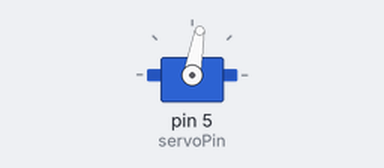
Recording of a sketch running on a simulated Arduino Uno, built with avr-gcc and run on an emulated ATmega328P. Parts: servo.

Above: at 0.05 s.
At 3.0 s:
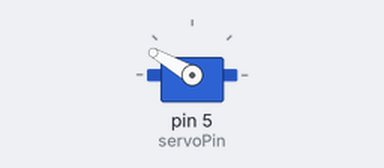
Timing chart, 0 to 6.9 s (numbered marks = the images above):
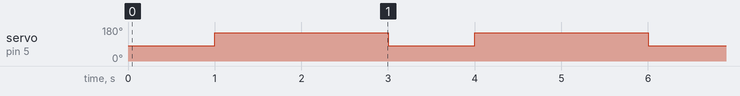

The sketch:

Servo_Capit.ino
```cpp
#include <Servo.h>

#define servoPin 5
Servo servo1;


void setup()
{
  Serial.begin(9600);
  servo1.attach(servoPin);
  servo1.write(80);
}

void loop()
{
  servo1.write(80);
  delay(1000);
  servo1.write(150);
  delay(2000);
}
```

Measured:
- by itself, servo on pin 5 (servoPin): alternates 150° for 2.0 s and 80° for 1.0 s
